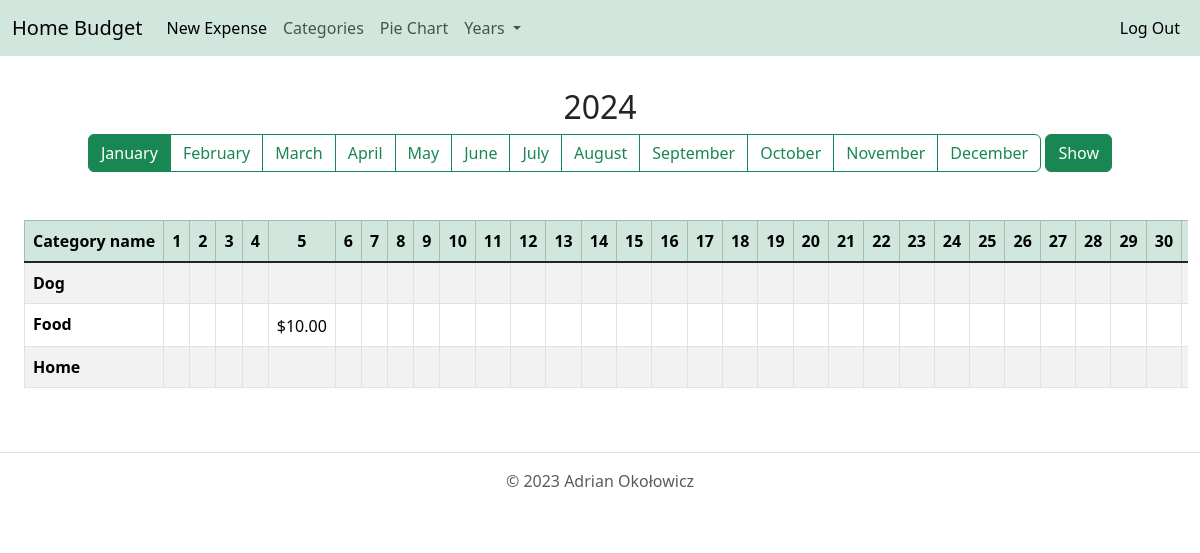
Screenshot of / (signed in) with the database file from the repository.
### tables this page shows
CREATE TABLE categories (id INTEGER PRIMARY KEY NOT NULL, category TEXT NOT NULL, user_id INTEGER NOT NULL, FOREIGN KEY(user_id) REFERENCES users(id));

CREATE TABLE expenses (id INTEGER PRIMARY KEY NOT NULL, user_id INTEGER NOT NULL, year INTEGER NOT NULL, month INTEGER NOT NULL, day INTEGER NOT NULL, category_id INTEGER NOT NULL, expense REAL NOT NULL, FOREIGN KEY(user_id) REFERENCES users(id), FOREIGN KEY(category_id) REFERENCES categories(id));

### app.py (the view)
@app.route('/')
@login_required
def index():
    session['years'] = get_values(
        db, 'expenses', 'year', session['user_id'], distinct=True
    )
    if request.args.get('disp_year'):
        session['year'] = request.args.get('disp_year')
    else:
        session['year'] = datetime.date.today().year
    if request.args.get('months_radio'):
        month_no = months.index(request.args.get('months_radio')) + 1
    else:
        month_no = datetime.date.today().month
    cat_list = get_values(db, 'categories', 'category', session['user_id'])
    month_expenses = {}
    total_expenses = {}
    for category in cat_list:
        expenses = db.execute(
            """
            SELECT expenses.id AS expense_id, year, month, day,
                   SUM(expense) AS expense
              FROM expenses, categories
             WHERE expenses.category_id = categories.id
               AND expenses.user_id = categories.user_id
               AND expenses.user_id = ?
               AND category = ?
               AND month = ?
               AND year = ?
             GROUP BY year, month, day
            """,
            session['user_id'],
            category,
            month_no,
            session['year'],
        )
        month_expenses[category] = expenses
        total = db.execute(
            """
            SELECT SUM(expense) AS sum
              FROM expenses, categories
             WHERE expenses.category_id = categories.id
               AND expenses.user_id = categories.user_id
               AND expenses.user_id = ?
               AND category = ?
               AND month = ?
               AND year = ?
            """,
            session['user_id'],
            category,
            month_no,
            session['year'],
        )
        total_expenses[category] = total[0]['sum']
    return render_template(
        'index.html',
        months=months,
        month_no=month_no,
        year=session['year'],
        years=session['years'],
        month_expenses=month_expenses,
        total_expenses=total_expenses,
        cat_list=cat_list,
    )

### helpers.py (called while the page is built)
def get_values(database, table, col, user_id, distinct=False):
    if distinct:
        column = f'DISTINCT({col})'
    else:
        column = col
    rows = database.execute(
            f"""
            SELECT {column}
              FROM {table}
             WHERE user_id = ?
            """,
            user_id,
    )
    lst = []
    for value in rows:
        lst.append(value[col])
    return sorted(lst)

def login_required(f):
    @wraps(f)
    def decorated_function(*args, **kwargs):
        if session.get('user_id') is None:
            return redirect('/login')
        return f(*args, **kwargs)
    return decorated_function

def usd(value):
    return f"${value:,.2f}"

### templates/index.html (shortened to what this page needs)
{% extends "layout.html" %}
{% block main %}
    <div class="container-fluid text-center">
        <div class="row justify-content-center">
            <div class="col mx-auto mt-2 mb-5 x-scrollable-container">
                <h2>{{ year }}</h2>
                <form action="/" method="get">
                    <div class="btn-group" role="group" aria-label="Basic radio toggle button group">
                        {% for month in months %}
                            <label class="btn btn-outline-success" for="{{ month }}">{{ month }}</label>
                        {% endfor %}
                    </div>
                    <button class="btn btn-success" type="submit">Show</button>
                </form>
            </div>
        </div>
        <div class="row justify-content-center">
            <div class="col-auto x-scrollable-container">
                {% if month_no %}
                    <table class="table table-bordered table-hover table-striped">
                        <thead class="table-success">
                            <tr>
                                <th>Category name</th>
                                {% if month_no in [1, 3, 5, 7, 8, 10, 12] %}
                                    {% set month_days = 31 %}
                                    {% for i in range(month_days) %}
                                        <th>{{ i + 1 }}</th>
                                    {% endfor %}
                                {% elif month_no in [4, 6, 9, 11] %}
                                    {% set month_days = 30 %}
                                    {% for i in range(month_days) %}
                                        <th>{{ i + 1 }}</th>
                                    {% endfor %}
                                {% else %}
                                    {% set month_days = 29 %}
                                    {% for i in range(month_days) %}
                                        <th>{{ i + 1 }}</th>
                                    {% endfor %}
                                {% endif %}
                            </tr>
                        </thead>
                        <tbody class="table-group-divider table-condensed">
                            {% for category in cat_list %}
                                <tr>
                                    <th class="text-start" scope="row">{{ category }}</th>
                                    {% for day in range(1, month_days + 1) %}
                                        {% set ns = namespace(found=0) %}
                                        {% for expense in month_expenses[category] %}
                                            {% if day == expense.day %}
                                                <td class="text-end">
                                                    <form action="/delete/expense" method="post">
                                                        <button class="btn btn-text" type="submit">{{ expense.expense|usd }}</button>
                                                    </form>
                                                </td>
                                                {% set ns.found = 1 %}
                                            {% else %}
                                                {% continue %}
                                            {% endif %}
                                        {% endfor %}
                                        {% if ns.found == 0 %}
                                            <td></td>
                                        {% endif %}
                                    {% endfor %}
                                </tr>
                            {% endfor %}
                        </tbody>
                    </table>
                {% endif %}
            </div>
        </div>
    </div>
{% endblock %}

### static/themes.css (style rules this page uses)
.btn-text { background-color: transparent; border: none; padding: 0; color: inherit; font-size: inherit; }
.x-scrollable-container { overflow-x: auto; white-space: nowrap; }

### rows the page displays
categories: category "Dog"
categories: category "Food"
expenses: expense "$10.00"
categories: category "Home"

### other values shown
{{ year }} "2024"
{{ month }} "January" "February" "March" "April" "May" "June" "July" "August" "September" "October" "November" "December"
{{ i + 1 }} "1" "2" "3" "4" "5" "6" "7" "8" "9" "10" "11" "12" "13" "14" "15" "16" "17" "18" "19" "20" "21" "22" "23" "24" "25" "26" "27" "28" "29" "30"
